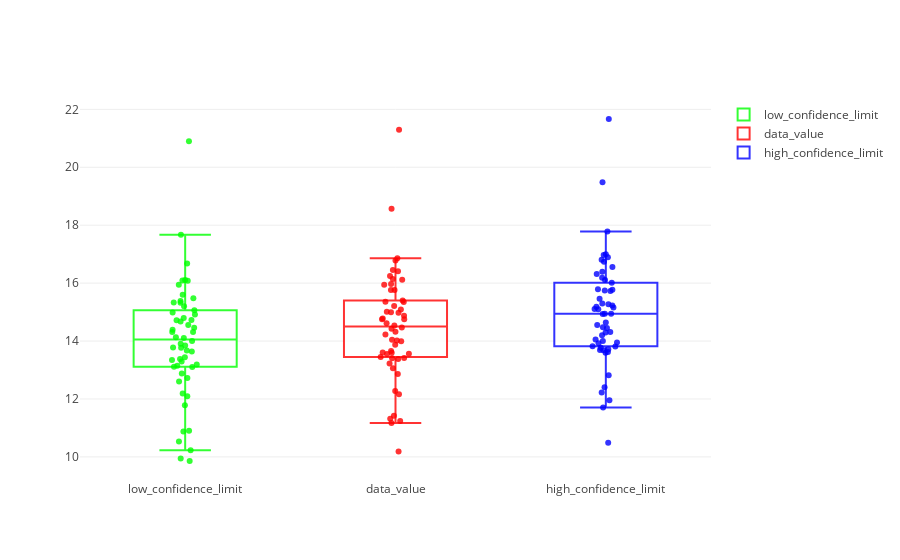

The notebook cell saved with this chart:
### Markdown cell above
**STEP 15: MORE VISUALIZATION**  
  
**Box plots are another good way to visualize data. Here, each of our new dataframes have similar data. It is convenient to be able to plot them next to each other. Once again we use plotly.graph_objs for this**

### Code cell
trace0 = go.Box(
    y = new_data.Total,
    name = "low_confidence_limit",
    boxpoints='all',
    pointpos=0,
    fillcolor='rgba(255, 255, 255, 0.8)',
    marker = dict(color = 'rgba(0, 255, 0, 0.8)')
    )

trace1 = go.Box(
    y = data_rearranged.Total,
    boxpoints='all',
    name = "data_value",
    pointpos=0,
    fillcolor='rgba(255, 255, 255, 0.8)',
    marker = dict(color = 'rgba(255, 0, 0, 0.8)')
    )

trace2 = go.Box(
    y = new_data2.Total,
    boxpoints='all',
    name = "high_confidence_limit",
    pointpos=0,
    fillcolor='rgba(255, 255, 255, 0.8)',
    marker = dict(color = 'rgba(0, 0, 255, 0.8)')
    )

plotdata = go.Figure(data = [trace0,trace1,trace2])
iplot(plotdata)

### Figure 1 — Plotly figure (JSON) as saved in the notebook; plotly's stock layout.template omitted (floating-point values rounded to 4 significant figures)
{"data": [{"boxpoints": "all", "fillcolor": "rgba(255, 255, 255, 0.8)", "marker": {"color": "rgba(0, 255, 0, 0.8)"}, "name": "low_confidence_limit", "pointpos": 0, "type": "box", "uid": "f7e3245e-cd65-11e8-88f4-9801a7b07cb3", "y": [17.67, 14.56, 13.44, 14.68, 16.67, 9.858, 13.91, 12.6, 15.2, 13.85, 13.34, 9.942, 10.88, 14.92, 11.78, 14.11, 14.32, 13.64, 14.98, 14.72, 16.08, 15.6, 13.78, 14.0, 13.1, 13.67, 15.32, 12.09, 13.19, 13.77, 15.38, 14.32, 16.11, 12.72, 13.12, 14.79, 13.38, 14.13, 14.39, 13.15, 15.47, 15.33, 13.29, 15.94, 14.46, 16.09, 10.9, 20.9, 10.53, 12.19, 14.72, 15.07, 12.88, 10.23]}, {"boxpoints": "all", "fillcolor": "rgba(255, 255, 255, 0.8)", "marker": {"color": "rgba(255, 0, 0, 0.8)"}, "name": "data_value", "pointpos": 0, "type": "box", "uid": "f7e327ba-cd65-11e8-9e9a-9801a7b07cb3", "y": [18.57, 14.88, 13.88, 14.99, 16.78, 10.18, 14.43, 13.61, 16.12, 14.02, 13.55, 11.17, 11.42, 15.36, 12.27, 14.32, 14.62, 14.04, 15.35, 15.09, 16.45, 15.94, 14.47, 14.23, 13.41, 13.99, 15.77, 12.86, 13.45, 14.75, 15.97, 15.21, 16.41, 13.23, 13.56, 14.97, 13.6, 14.53, 14.75, 13.38, 15.76, 16.14, 13.66, 16.86, 14.77, 16.24, 11.32, 21.29, 12.17, 13.06, 15.01, 15.4, 13.42, 11.24]}, {"boxpoints": "all", "fillcolor": "rgba(255, 255, 255, 0.8)", "marker": {"color": "rgba(0, 0, 255, 0.8)"}, "name": "high_confidence_limit", "pointpos": 0, "type": "box", "uid": "f7e32bc2-cd65-11e8-ad27-9801a7b07cb3", "y": [19.48, 15.23, 14.29, 15.3, 16.89, 10.49, 14.94, 14.64, 17.0, 14.2, 13.77, 12.41, 11.96, 15.78, 12.82, 14.55, 14.93, 14.45, 15.72, 15.46, 16.81, 16.32, 15.18, 14.47, 13.72, 14.32, 16.18, 13.6, 13.68, 15.74, 16.56, 16.11, 16.74, 13.69, 14.0, 15.16, 13.82, 14.94, 15.11, 13.62, 16.02, 16.97, 14.05, 17.78, 15.1, 16.39, 11.71, 21.67, 13.81, 13.92, 15.27, 15.79, 13.95, 12.23]}], "layout": {}}
